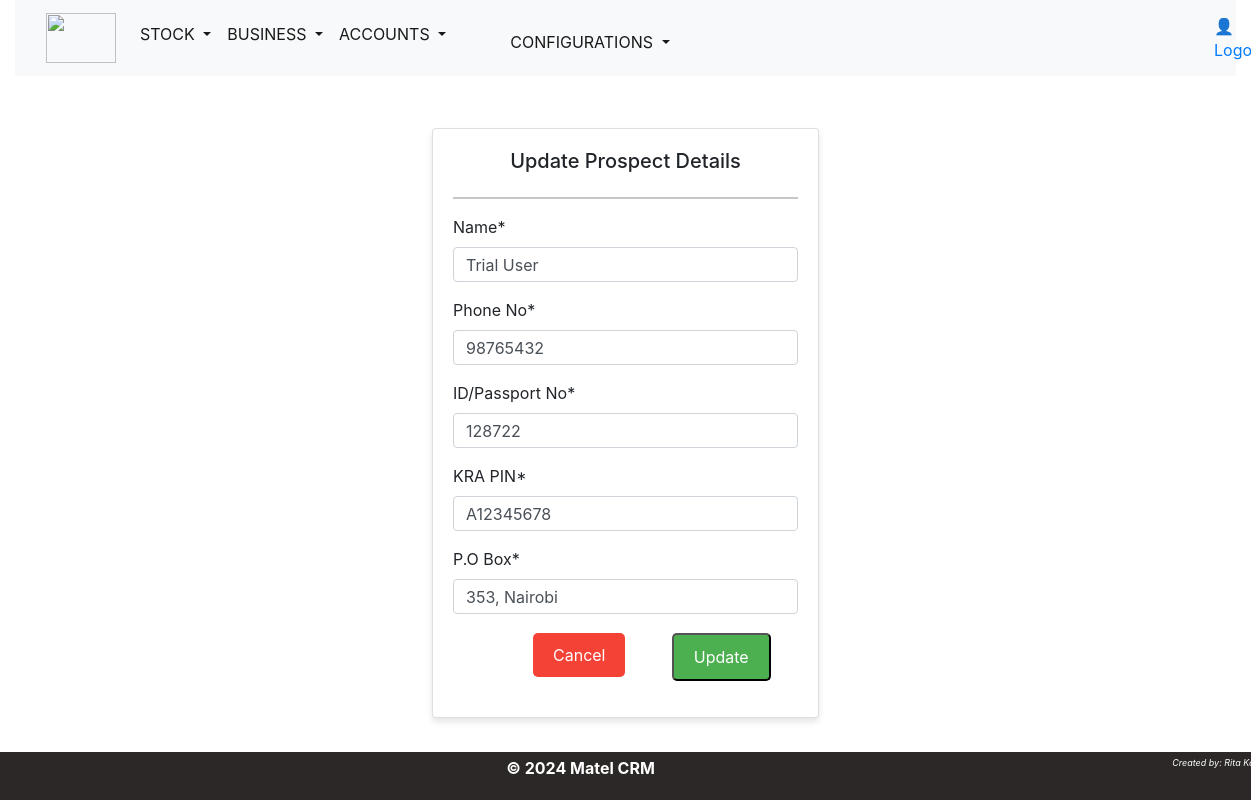
The page /updateprospect/3/ (signed in) on the database its author committed.
### clients/models.py (models this page shows, shortened)
class Prospects(models.Model):
    name=models.CharField(max_length=150)
    phoneno=models.PositiveIntegerField(default=None)
    idno=models.PositiveIntegerField(default=None)
    krapin=models.CharField(max_length=150)
    pobox= models.CharField(max_length=150, default='NONE')

### clients/views.py (the view)
# urls.py: path('updateprospect/<int:id>/', views.update_prospect, name='updateprospect'),
@login_required(login_url='auth_app:login')
def update_prospect(request,id):
    prospectlist=get_object_or_404(Prospects, id=id)
    if request.method == 'POST':
        form=UpdateProspectForm(request.POST, instance=prospectlist)
        if form.is_valid():
            form.save()
            messages.success(request, f'Details updated successfully')
            return redirect('clients:prospectslist')
    else:
        form=UpdateProspectForm(instance=prospectlist)
    context={
        'form':form,
        }
    template='clients/updateprospect.html'
    return render(request,template,context)

### clients/forms.py
class UpdateProspectForm(forms.ModelForm):
    name=forms.CharField(label='Name',widget=forms.TextInput(attrs={'class': 'form-control', 'rows': 1}),required=True)
    phoneno =forms.CharField(label='Phone No',widget=forms.TextInput(attrs={'class': 'form-control', 'rows': 1}),required=True)
    idno=forms.CharField(label='ID/Passport No',widget=forms.TextInput(attrs={'class': 'form-control', 'rows': 1}),required=True)
    krapin=forms.CharField(label='KRA PIN',widget=forms.TextInput(attrs={'class': 'form-control', 'rows': 1}),required=True)
    pobox=forms.CharField(label='P.O Box',widget=forms.TextInput(attrs={'class': 'form-control', 'rows': 1}),required=True)
    class Meta:
        model=Prospects
        fields=('name','phoneno','idno','krapin','pobox')

### clients/templates/clients/updateprospect.html (shortened to what this page needs)
{% extends 'base.html' %}
{% load crispy_forms_tags %}
{% block content %}
<div class="row" style="margin-top: 2em;">
  <div class="col-md-4"></div>
  <div class="col-md-4">
   <div class="card card-body">
     <h5><center>Update Prospect Details</center></h5>
     <hr>
     <form method="POST">
         {{ form|crispy }}
         <div class="row">
           <div class="col-md-5"><a class="button button-cancel-make"href="{% url  'clients:prospectslist' %}">Cancel</a></div>
           <div class="col-md-2"></div>
           <div class="col-md-5"><button type="submit" class="button button-add"href="{% url  'clients:prospectslist' %}">Update</button></div>
         </div>
       </div>
   </div>
  </div>
</div>
  {% endblock %}

### assets/css/main.css (style rules this page uses)
body { font-family: "Helvetica", Sans-Serif; background-color: lavenderblush; color: #333; margin: 0; padding: 0; height: 80%; }
@media screen and (min-width: 901px) { body { font-size: 18px; } }

### assets/css/inventory.css (style rules this page uses)
body { margin: 0; font-family: 'Arial', sans-serif; background-image: url('/assets/images/background.jpg'); background-size: cover; background-position: fill; background-repeat: no-repeat; height: 100vh; }
.button { display: inline-block; padding: 10px 20px; font-size: 16px; text-align: center; text-decoration: none; cursor: pointer; border-radius: 5px; transition: background-color 0.3s; margin-top: 3px; }
.button-add { background-color: #4CAF50; color: white; }
.button-cancel-make { background-color: #f44336; color: white; margin-left: 5em; }
.card { margin-top: 20px; background-color: #f8f9fa; padding: 20px; border-radius: 5px; box-shadow: 0 4px 6px rgba(0, 0, 0, 0.1); height: calc(80vh - 50px); overflow-y: auto; }
.card-body form .form-control { height: 35px; margin-bottom: 10px; }

### rows shown on the page
Prospects: name "Trial User", phoneno "98765432", idno "128722", krapin "A12345678", pobox "353, Nairobi"
